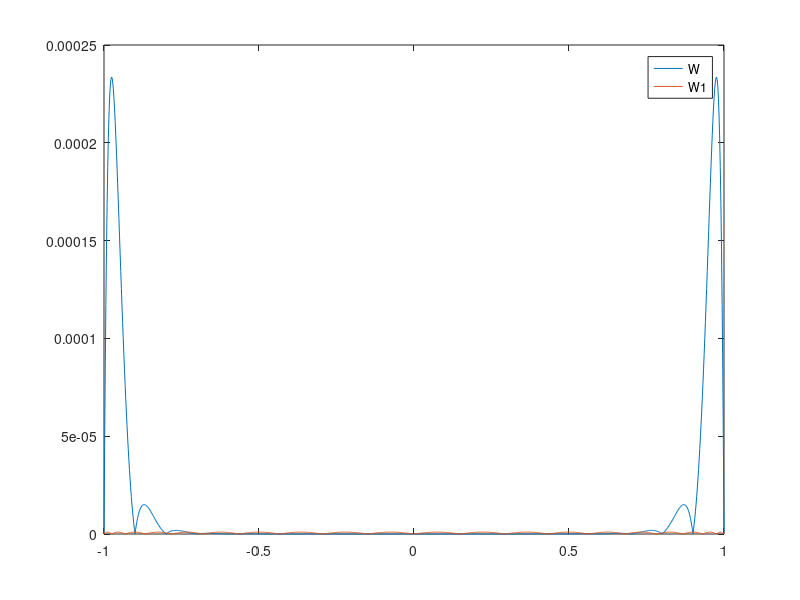

Source code (MATLAB):
clear
clc
%%
x= linspace (-1,1,1000);
n=20;
xi= linspace (-1,1,n+1); %nodi di interpolazione
W= ones(size(x));
for i= 1:length(xi)
    W=W .* (x-xi(i));
end
plot (x,abs(W))
hold on
%% 
W1= ones(size(x));
xj=ones(n+1,1);
for j= 0:n
    xj(j+1)= cos((2*j+1)*pi/(2*n+2));
    W1= W1 .* (x-xj(j+1));
end
plot(x,abs(W1))
legend W W1
